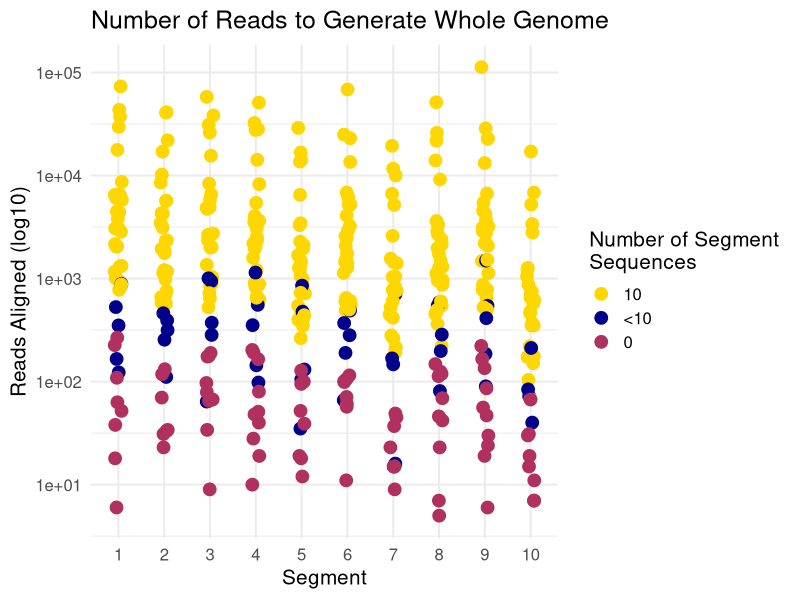
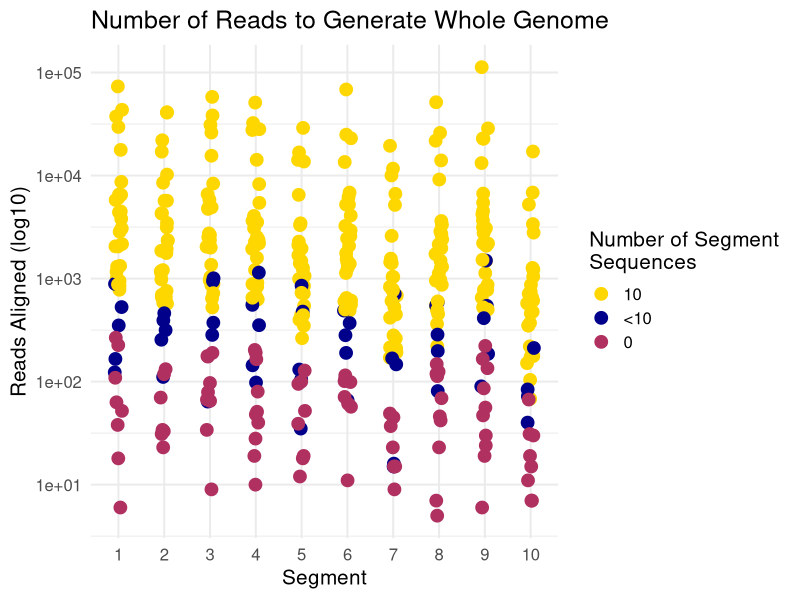

Source code (R) for these figures, in order:
#######################################################
# Aim 3 Results TD Thesis
# Reads per Segment - Whole Genome (yes/no)
# TD 03.13.26
#######################################################

# load required libraries
library(tidyverse)
library(readxl)
library(ggplot2)

#######################################################

# read in data in spreadsheet
# metadata <- read_excel("A3_reads_per_segment.xlsx", sheet = "Reads Per Segment Clean No C1_3")
metadata <- read_excel("A3_reads_per_segment.xlsx", sheet = "Reads-Segment Clean NoC1-3 YC19")

# turn it into long format
metadata_long <- metadata %>% pivot_longer(cols = starts_with("segment_"),
                                           names_to = "segment",
                                           values_to = "reads_aligned" )
# set x axis order
metadata_long$segment <- factor(metadata_long$segment, levels = c("Segment_1", "Segment_2", "Segment_3",
                                                                  "Segment_4", "Segment_5", "Segment_6",
                                                                  "Segment_7", "Segment_8", "Segment_9",
                                                                  "Segment_10"))

# change labels to be more clear
## yes = obtained all 10 segment sequences
## partial = obtained < 10 segment sequences (3-5/10)
## no = could not obtain a consensus for any segment
metadata_long$WG <- factor(metadata_long$WG,
                 levels = c("Yes", "Partial", "No"),
                 labels = c("10", "<10", "0"))

# make plot
ggplot() +
  geom_jitter(width = 0.08, height = NULL, 
              data = metadata_long, aes(x = segment, y = reads_aligned, color = WG), size = 4) +
  scale_y_log10() +
  scale_color_manual(values = c("10" = "gold", "<10" = "darkblue", "0" = "maroon")) + 
  labs(title = "Number of Reads to Generate Whole Genome", x = "Segment", y = "Reads Aligned (log10)", 
       colour="Number of Segment\nSequences") +
  theme_minimal(base_size = 15) + 
  scale_x_discrete(
    labels = c(
      "Segment_1" = "1",
      "Segment_2" = "2",
      "Segment_3" = "3",
      "Segment_4" = "4",
      "Segment_5" = "5",
      "Segment_6" = "6",
      "Segment_7" = "7",
      "Segment_8" = "8",
      "Segment_9" = "9",
      "Segment_10" = "10"))

# save plot to PDF
# ggsave("Reads_Per_Segment_blue_red_gold_NO_C1_C3_032126.pdf", height=10, width=15, units="in")
ggsave("Reads_Per_Segment_blue_red_gold_NO_C1_C3_Yes_C19_032126.pdf", height=10, width=15, units="in")
